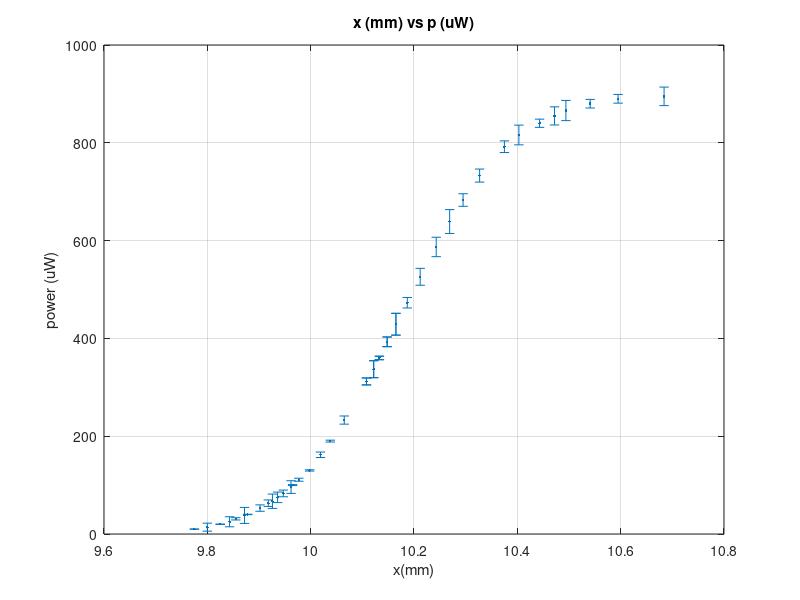
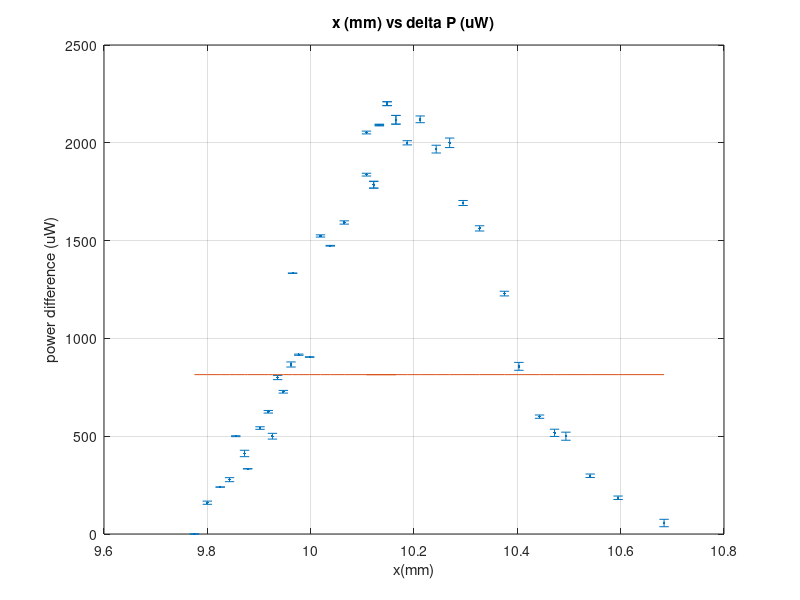

Recreate these plots in MATLAB, in order.
%
%Beam Diameter
%Feb 28 2019
%
close all;
clear all;
x= [
9.775
9.8
9.825
9.843
9.855
9.872
9.878
9.902
9.918
9.926
9.936
9.947
9.962
9.965
9.977
9.998
10.019
10.038
10.065
10.108
10.122
10.133
10.148
10.165
10.108
10.122
10.133
10.148
10.165
10.187
10.212
10.243
10.269
10.295
10.327
10.375
10.403
10.443
10.472
10.494
10.541
10.595
10.684];

p= [
10
14
20
25
31
38
40
53
63
67
75
83
96
100
111
130
162
190
233
312
337
360
393
429
312
337
360
393
429
473
526
587
639
683
733
792
816
840
855
866
880
890
895
    ];


xError = [
0.002886751346
0.002886751346
0.002886751346
0.002886751346
0.002886751346
0.002886751346
0.002886751346
0.002886751346
0.002886751346
0.002886751346
0.002886751346
0.002886751346
0.002886751346
0.002886751346
0.002886751346
0.002886751346
0.002886751346
0.002886751346
0.002886751346
0.002886751346
0.002886751346
0.002886751346
0.002886751346
0.002886751346
0.002886751346
0.002886751346
0.002886751346
0.002886751346
0.002886751346
0.002886751346
0.002886751346
0.002886751346
0.002886751346
0.002886751346
0.002886751346
0.002886751346
0.002886751346
0.002886751346
0.002886751346
0.002886751346
0.002886751346
0.002886751346
0.002886751346];

pError=[
0.1
8.14
0.2
10.25
2.31
16.38
0.4
6.53
6.63
14.67
10.75
6.83
12.96
1
3.11
1.3
5.62
1.9
8.33
7.12
17.37
3.6
9.93
22.29
7.12
17.37
3.6
9.93
22.29
10.73
17.26
19.87
24.39
12.83
13.33
11.92
20.16
8.4
18.55
20.66
8.8
8.9
18.95
    ];

errorbar(x,p,pError,'.');
grid on;
title("x (mm) vs p (uW)");
xlabel("x(mm)");
ylabel("power (uW)");


%
%seems tough to fit. will fit derivative
%

deriv =[];
deriverror=[];

for i=2:length(x)
    deriv(i)=(p(i)-p(i-1))/(x(i)-x(i-1));
    deriverror(i)=sqrt(pError(i)^2 +xError(i)^2);
end

figure;

%finding the line that will intersect with the 1/e value of the derivative
y=[];
for i=1:length(deriv)
    y(i) = (1/2.7)*max(deriv);
end

%plot(deriv);
errorbar(x,deriv,deriverror,'.'); hold on;
plot(x, y);
grid on;
title("x (mm) vs delta P (uW)");
xlabel("x(mm)");
ylabel("power difference (uW)");

%now use cftool to fit this curve

